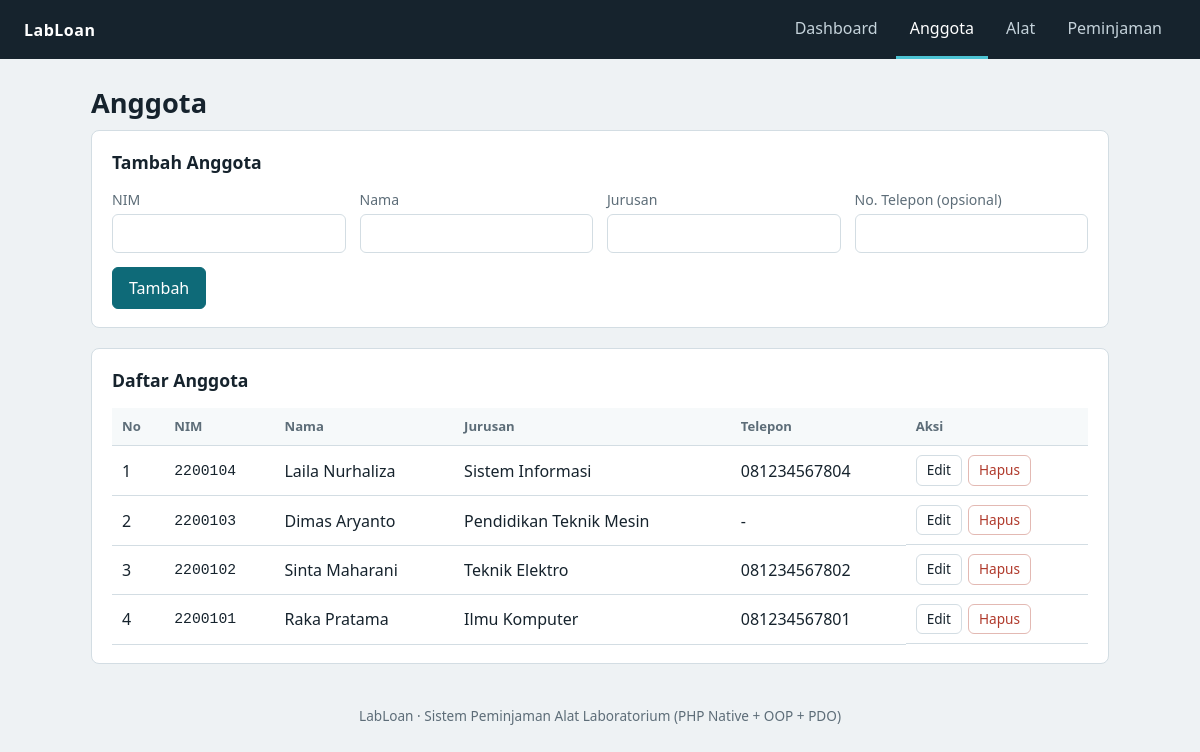
The app's page /index.php?page=member with its own data.
### tables this page shows
CREATE TABLE member (
  id_member  INT UNSIGNED NOT NULL AUTO_INCREMENT,
  nim        VARCHAR(20)  NOT NULL,
  name       VARCHAR(100) NOT NULL,
  major      VARCHAR(100) NOT NULL,
  phone      VARCHAR(20)  NULL,
  created_at TIMESTAMP    NOT NULL DEFAULT CURRENT_TIMESTAMP,
  PRIMARY KEY (id_member),
  UNIQUE KEY uq_member_nim (nim)
);

### index.php (called while the page is built, shortened)
<?php
require_once __DIR__ . '/config/helpers.php';
require_once __DIR__ . '/class/Member.php';
$page = $_GET['page'] ?? 'home';
include __DIR__ . '/view/header.php';
include __DIR__ . "/view/{$page}.php";
include __DIR__ . '/view/footer.php';

### config/helpers.php (called while the page is built, shortened)
<?php
function e($value)
{
    return htmlspecialchars((string) $value, ENT_QUOTES, 'UTF-8');
}

### class/Member.php (called while the page is built, shortened)
<?php
class Member
{
    private $conn;
    private $table = "member";
    public function __construct($db)
    {
        $this->conn = $db;
    }
    public function readAll()
    {
        $stmt = $this->conn->prepare("SELECT * FROM {$this->table} ORDER BY id_member DESC");
        $stmt->execute();
        return $stmt->fetchAll();
    }
}

### view/member.php (the view, shortened to what this page needs)
<?php
$member = new Member($db);
$editData = null;
$rows = $member->readAll();
?>
<h1>Anggota</h1>
<section class="card">
    <h2><?= $editData ? 'Edit Anggota' : 'Tambah Anggota' ?></h2>
    <form method="post" action="index.php?page=member" class="form-grid">
        <label>NIM
            <input type="text" name="nim" required maxlength="20"
                   value="<?= e($editData['nim'] ?? '') ?>">
        </label>
        <label>Nama
            <input type="text" name="name" required maxlength="100"
                   value="<?= e($editData['name'] ?? '') ?>">
        </label>
        <label>Jurusan
            <input type="text" name="major" required maxlength="100"
                   value="<?= e($editData['major'] ?? '') ?>">
        </label>
        <label>No. Telepon (opsional)
            <input type="text" name="phone" maxlength="20"
                   value="<?= e($editData['phone'] ?? '') ?>">
        </label>
        <div class="form-actions">
            <button type="submit" class="btn btn-primary"><?= $editData ? 'Simpan Perubahan' : 'Tambah' ?></button>
        </div>
    </form>
</section>
<section class="card">
    <h2>Daftar Anggota</h2>
    <div class="table-wrap">
        <table>
            <thead>
            <tr>
                <th>No</th><th>NIM</th><th>Nama</th><th>Jurusan</th><th>Telepon</th><th>Aksi</th>
            </tr>
            </thead>
            <tbody>
            <?php foreach ($rows as $i => $row): ?>
                <tr>
                    <td><?= $i + 1 ?></td>
                    <td class="mono"><?= e($row['nim']) ?></td>
                    <td><?= e($row['name']) ?></td>
                    <td><?= e($row['major']) ?></td>
                    <td><?= e($row['phone'] ?? '-') ?></td>
                    <td class="actions">
                        <a class="btn btn-small" href="index.php?page=member&edit=<?= e($row['id_member']) ?>">Edit</a>
                        <form method="post" action="index.php?page=member"
                              onsubmit="return confirm('Hapus anggota ini?');">
                            <button type="submit" class="btn btn-small btn-danger">Hapus</button>
                        </form>
                    </td>
                </tr>
            <?php endforeach; ?>
            </tbody>
        </table>
    </div>
</section>

### style/style.css (style rules this page uses)
:root { --paper: #eef2f4; --card: #ffffff; --ink: #16232d; --muted: #5d6d78; --line: #d3dde3; --accent: #0e6a78; --accent-dark: #0a515c; --danger: #b0392b; --warn: #a86a00; --ok: #1f7a4d; }
* { box-sizing: border-box; }
body { margin: 0; background: var(--paper); color: var(--ink); font-family: "Segoe UI", system-ui, -apple-system, sans-serif; line-height: 1.5; }
.mono { font-family: Consolas, "Courier New", monospace; font-size: 0.92em; }
h1 { margin: 0 0 6px; font-size: 1.7rem; }
h2 { margin: 0 0 14px; font-size: 1.1rem; }
.card { background: var(--card); border: 1px solid var(--line); border-radius: 8px; padding: 18px 20px; margin-bottom: 20px; }
.form-grid { display: grid; grid-template-columns: repeat(auto-fit, minmax(220px, 1fr)); gap: 14px; }
label { display: flex; flex-direction: column; font-size: .88rem; color: var(--muted); gap: 4px; }
input, select { padding: 8px 10px; border: 1px solid var(--line); border-radius: 6px; font: inherit; color: var(--ink); background: #fff; }
.form-actions { grid-column: 1 / -1; display: flex; gap: 8px; }
.btn { display: inline-block; padding: 8px 16px; border: 1px solid var(--line); border-radius: 6px; background: #fff; color: var(--ink); cursor: pointer; font: inherit; text-decoration: none; }
.btn-primary { background: var(--accent); border-color: var(--accent); color: #fff; }
.btn-danger { color: var(--danger); border-color: #e3b9b3; }
.btn-small { padding: 4px 10px; font-size: .85rem; }
.table-wrap { overflow-x: auto; }
table { width: 100%; border-collapse: collapse; }
th, td { padding: 9px 10px; text-align: left; border-bottom: 1px solid var(--line); vertical-align: middle; }
th { font-size: .82rem; color: var(--muted); font-weight: 600; background: #f6f9fa; }
td.actions { display: flex; gap: 6px; flex-wrap: wrap; }
td.actions form { margin: 0; }

### records on screen
member: nim "2200104", name "Laila Nurhaliza", major "Sistem Informasi", phone "081234567804"
member: nim "2200103", name "Dimas Aryanto", major "Pendidikan Teknik Mesin", phone "-"
member: nim "2200102", name "Sinta Maharani", major "Teknik Elektro", phone "081234567802"
member: nim "2200101", name "Raka Pratama", major "Ilmu Komputer", phone "081234567801"

### other values on screen
$label "Dashboard"
$label "Anggota"
$label "Alat"
$label "Peminjaman"
